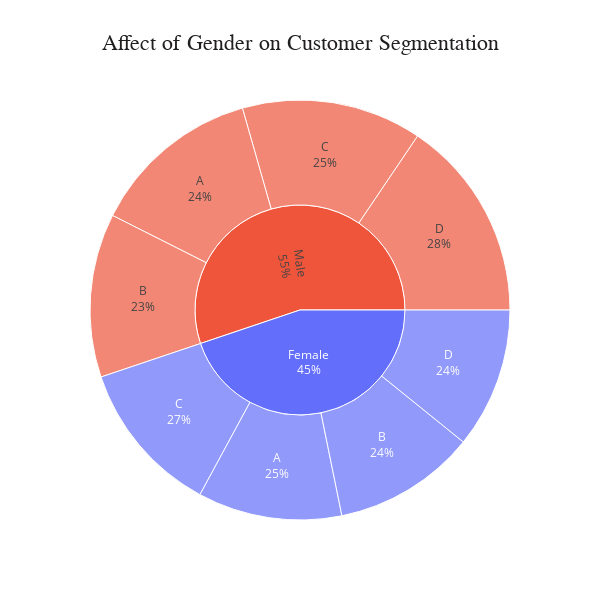
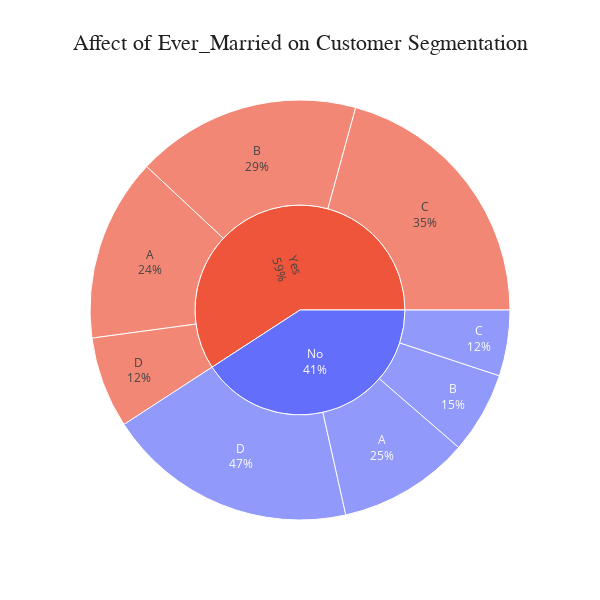
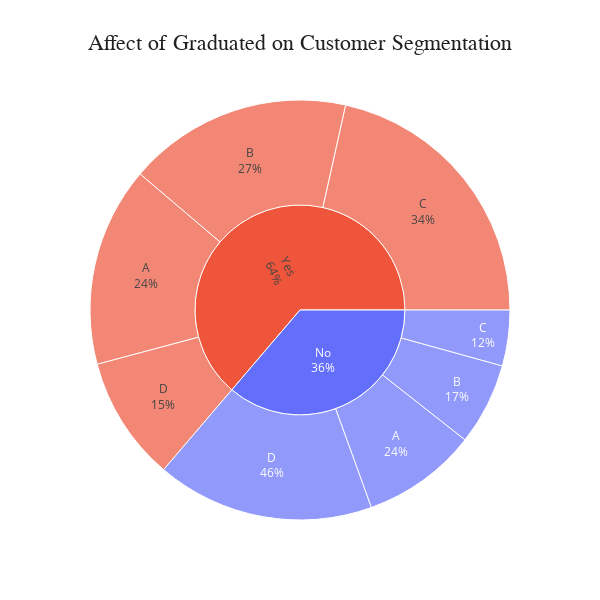
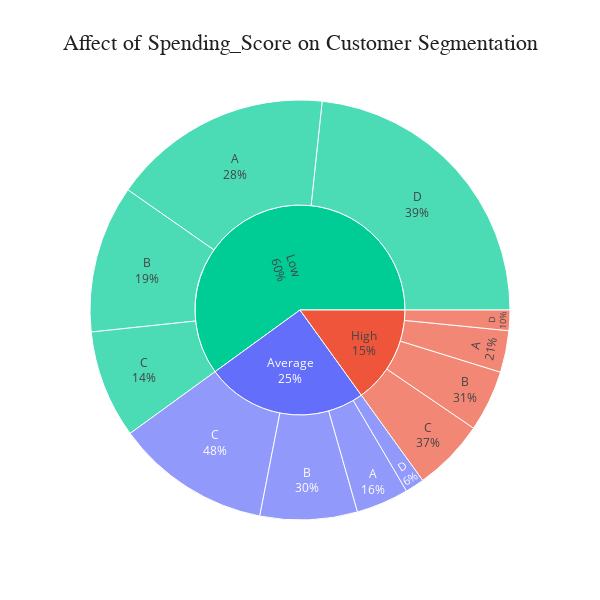

The cell these charts' notebook holds for them, in order:
### Code cell
for feature in ['Gender', 'Ever_Married', 'Graduated', 'Spending_Score']:
    plot_pie(feature)

### Figure 1 — Plotly figure (JSON) as saved in the notebook; plotly's stock layout.template omitted (floating-point values rounded to 4 significant figures)
{"data": [{"branchvalues": "total", "customdata": [["Female"], ["Male"], ["Female"], ["Male"], ["Female"], ["Male"], ["Female"], ["Male"], ["Female"], ["Male"]], "domain": {"x": [0, 1], "y": [0, 1]}, "hovertemplate": "labels=%{label}<br>count=%{value}<br>parent=%{parent}<br>id=%{id}<br>Gender=%{customdata[0]}<extra></extra>", "ids": ["Female/A", "Male/A", "Female/B", "Male/B", "Female/C", "Male/C", "Female/D", "Male/D", "Female", "Male"], "labels": ["A", "A", "B", "B", "C", "C", "D", "D", "Female", "Male"], "marker": {"colors": ["#636efa", "#EF553B", "#636efa", "#EF553B", "#636efa", "#EF553B", "#636efa", "#EF553B", "#636efa", "#EF553B"]}, "name": "", "parents": ["Female", "Male", "Female", "Male", "Female", "Male", "Female", "Male", "", ""], "textinfo": "label+percent parent", "type": "sunburst", "values": [740, 876, 732, 840, 795, 925, 721, 1036, 2988, 3677]}], "layout": {"height": 600, "legend": {"tracegroupgap": 0}, "plot_bgcolor": "white", "title": {"font": {"color": "#221f1f", "family": "Calibri Black", "size": 22}, "text": "Affect of Gender on Customer Segmentation", "x": 0.5}, "width": 600}}

### Figure 2 — Plotly figure (JSON) as saved in the notebook; plotly's stock layout.template omitted (floating-point values rounded to 4 significant figures)
{"data": [{"branchvalues": "total", "customdata": [["No"], ["Yes"], ["No"], ["Yes"], ["No"], ["Yes"], ["No"], ["Yes"], ["No"], ["Yes"]], "domain": {"x": [0, 1], "y": [0, 1]}, "hovertemplate": "labels=%{label}<br>count=%{value}<br>parent=%{parent}<br>id=%{id}<br>Ever_Married=%{customdata[0]}<extra></extra>", "ids": ["No/A", "Yes/A", "No/B", "Yes/B", "No/C", "Yes/C", "No/D", "Yes/D", "No", "Yes"], "labels": ["A", "A", "B", "B", "C", "C", "D", "D", "No", "Yes"], "marker": {"colors": ["#636efa", "#EF553B", "#636efa", "#EF553B", "#636efa", "#EF553B", "#636efa", "#EF553B", "#636efa", "#EF553B"]}, "name": "", "parents": ["No", "Yes", "No", "Yes", "No", "Yes", "No", "Yes", "", ""], "textinfo": "label+percent parent", "type": "sunburst", "values": [676, 940, 419, 1153, 338, 1382, 1288, 469, 2721, 3944]}], "layout": {"height": 600, "legend": {"tracegroupgap": 0}, "plot_bgcolor": "white", "title": {"font": {"color": "#221f1f", "family": "Calibri Black", "size": 22}, "text": "Affect of Ever_Married on Customer Segmentation", "x": 0.5}, "width": 600}}

### Figure 3 — Plotly figure (JSON) as saved in the notebook; plotly's stock layout.template omitted (floating-point values rounded to 4 significant figures)
{"data": [{"branchvalues": "total", "customdata": [["No"], ["Yes"], ["No"], ["Yes"], ["No"], ["Yes"], ["No"], ["Yes"], ["No"], ["Yes"]], "domain": {"x": [0, 1], "y": [0, 1]}, "hovertemplate": "labels=%{label}<br>count=%{value}<br>parent=%{parent}<br>id=%{id}<br>Graduated=%{customdata[0]}<extra></extra>", "ids": ["No/A", "Yes/A", "No/B", "Yes/B", "No/C", "Yes/C", "No/D", "Yes/D", "No", "Yes"], "labels": ["A", "A", "B", "B", "C", "C", "D", "D", "No", "Yes"], "marker": {"colors": ["#636efa", "#EF553B", "#636efa", "#EF553B", "#636efa", "#EF553B", "#636efa", "#EF553B", "#636efa", "#EF553B"]}, "name": "", "parents": ["No", "Yes", "No", "Yes", "No", "Yes", "No", "Yes", "", ""], "textinfo": "label+percent parent", "type": "sunburst", "values": [591, 1025, 421, 1151, 286, 1434, 1118, 639, 2416, 4249]}], "layout": {"height": 600, "legend": {"tracegroupgap": 0}, "plot_bgcolor": "white", "title": {"font": {"color": "#221f1f", "family": "Calibri Black", "size": 22}, "text": "Affect of Graduated on Customer Segmentation", "x": 0.5}, "width": 600}}

### Figure 4 — Plotly figure (JSON) as saved in the notebook; plotly's stock layout.template omitted (floating-point values rounded to 4 significant figures)
{"data": [{"branchvalues": "total", "customdata": [["Average"], ["High"], ["Low"], ["Average"], ["High"], ["Low"], ["Average"], ["High"], ["Low"], ["Average"], ["High"], ["Low"], ["Average"], ["High"], ["Low"]], "domain": {"x": [0, 1], "y": [0, 1]}, "hovertemplate": "labels=%{label}<br>count=%{value}<br>parent=%{parent}<br>id=%{id}<br>Spending_Score=%{customdata[0]}<extra></extra>", "ids": ["Average/A", "High/A", "Low/A", "Average/B", "High/B", "Low/B", "Average/C", "High/C", "Low/C", "Average/D", "High/D", "Low/D", "Average", "High", "Low"], "labels": ["A", "A", "A", "B", "B", "B", "C", "C", "C", "D", "D", "D", "Average", "High", "Low"], "marker": {"colors": ["#636efa", "#EF553B", "#00cc96", "#636efa", "#EF553B", "#00cc96", "#636efa", "#EF553B", "#00cc96", "#636efa", "#EF553B", "#00cc96", "#636efa", "#EF553B", "#00cc96"]}, "name": "", "parents": ["Average", "High", "Low", "Average", "High", "Low", "Average", "High", "Low", "Average", "High", "Low", "", "", ""], "textinfo": "label+percent parent", "type": "sunburst", "values": [270, 214, 1132, 499, 315, 758, 795, 370, 555, 98, 105, 1554, 1662, 1004, 3999]}], "layout": {"height": 600, "legend": {"tracegroupgap": 0}, "plot_bgcolor": "white", "title": {"font": {"color": "#221f1f", "family": "Calibri Black", "size": 22}, "text": "Affect of Spending_Score on Customer Segmentation", "x": 0.5}, "width": 600}}
